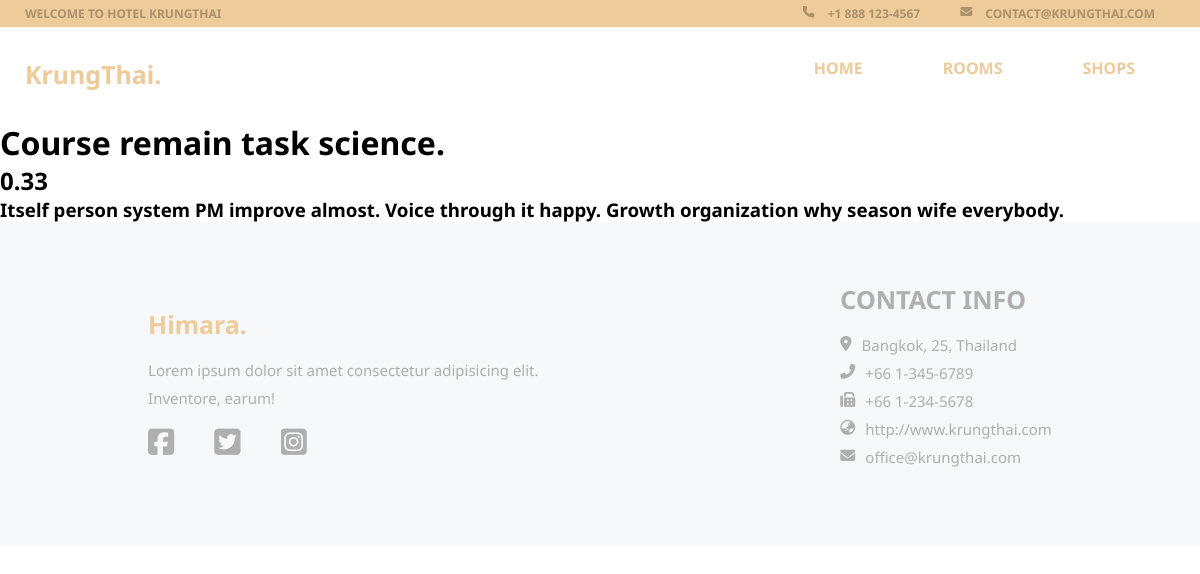
Screenshot of /shops/4 with the database file from the repository.
### shops/models.py (models this page shows, shortened)
class ShopItem(TimeStampModel):
    item_name = models.CharField(max_length=30, verbose_name='Item Name')
    item_price = models.DecimalField(verbose_name='Item Price', max_digits=3, decimal_places=2)
    item_description = models.TextField(verbose_name='Item Description')
    item_picture = models.ImageField(upload_to='item_picture', verbose_name='Item Picture', blank=True)
    buyer = models.ForeignKey('users.User', on_delete=models.SET_NULL, null=True)

### shops/views.py (the view)
# urls.py: path('<int:pk>', views.item_detail, name='itemdetail'),
def item_detail(request, pk):
    item = ShopItem.objects.get(pk=pk)
    return render(request, 'shops/shopitem_detail.html', {'item': item})

### templates/shops/shopitem_detail.html
{% extends 'base.html' %}
{% block body %}
    <h1>{{item.item_name}}</h1>
    <h2>{{item.item_price}}</h2>
    <h3>{{item.item_description}}</h3>
{% endblock body %}

### static/css/base.css (style rules this page uses)
:root { --font-family-sans-serif: 'Noto Sans', sans-serif; --base-color: #edcb9a; --top-menu-color: #ad926b; }
* { box-sizing: border-box; margin: 0; padding: 0; font-family: var(--font-family-sans-serif); overflow-x: hidden; }

### rows the page displays
ShopItem: item_name "Course remain task science.", item_price "0.33", item_description "Itself person system PM improve almost. Voice through it happy. Growth organization why season wife everybody."
